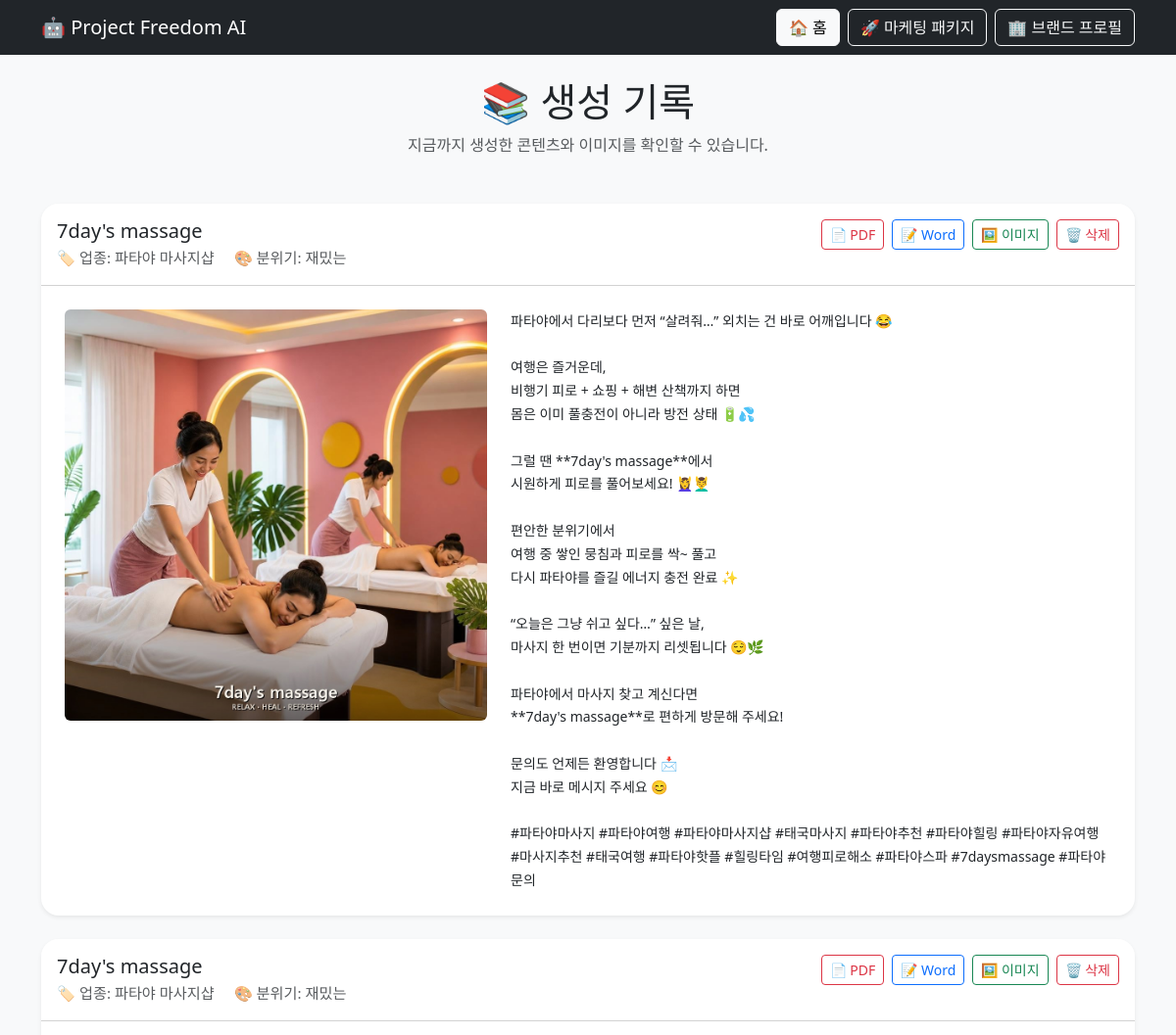
/history (signed in, upper part), run on an earlier commit of the app's database.
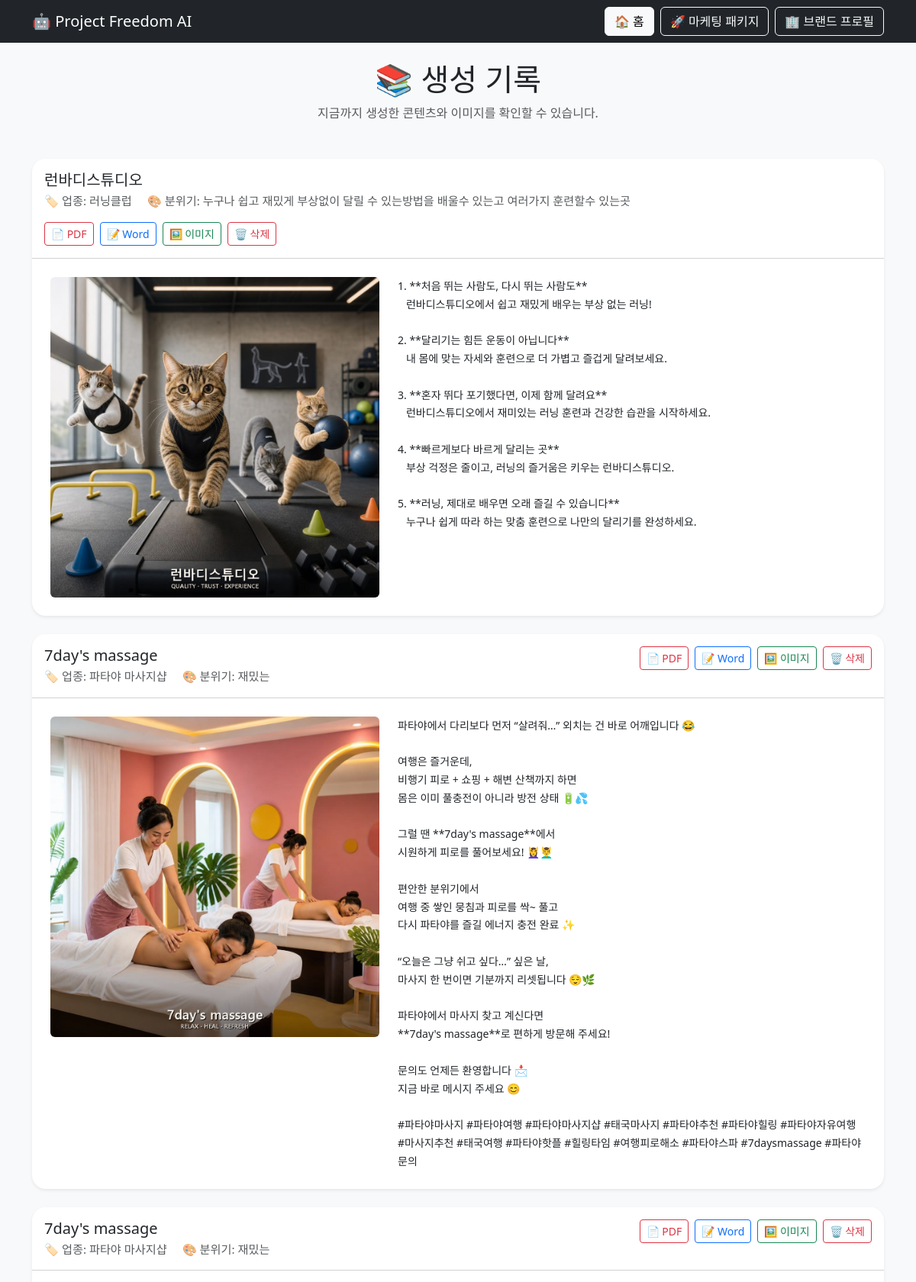
And on a later commit of the database.
### tables this page shows
CREATE TABLE history (
            id INTEGER PRIMARY KEY AUTOINCREMENT,
            business TEXT,
            company TEXT,
            style TEXT,
            result TEXT
        , image_url TEXT, content_type TEXT DEFAULT 'general', package_id TEXT, brand_profile_id INTEGER, created_at TEXT, version INTEGER DEFAULT 1, is_current INTEGER DEFAULT 1, user_id INTEGER);

### routes/history.py (the view)
@history_bp.route("/history")
@login_required
def history():
    history_list = get_history(
        session["user_id"]
    )
    return render_template(
        "history.html",
        history_list=history_list
    )

### database/db.py (called while the page is built)
def _connect():
    return sqlite3.connect(str(DB_PATH))

def get_history(user_id):
    init_db()
    conn = _connect()
    cursor = conn.cursor()
    cursor.execute("""
        SELECT
            id,
            business,
            company,
            style,
            result,
            image_url
        FROM history
        WHERE user_id = ?
        ORDER BY id DESC
    """, (
        user_id,
    ))
    rows = cursor.fetchall()
    conn.close()
    return rows

### routes/auth.py (called while the page is built)
def login_required(view_function):
    @wraps(view_function)
    def wrapped_view(*args, **kwargs):
        if not session.get("user_id"):
            return redirect(
                url_for("auth.login")
            )
        return view_function(
            *args,
            **kwargs
        )
    return wrapped_view

### templates/history.html (shortened to what this page needs)
<!DOCTYPE html>
<html lang="ko">
<head>
    <link
        href="https://cdn.jsdelivr.net/npm/bootstrap@5.3.7/dist/css/bootstrap.min.css"
        rel="stylesheet">
</head>
<body class="bg-light">
<nav class="navbar navbar-expand-lg navbar-dark bg-dark mb-4">
    <div class="container">
        <a
            class="navbar-brand"
            href="/">
            🤖 Project Freedom AI
        </a>
        <div class="d-flex gap-2 flex-wrap">
            <a
                class="btn btn-light"
                href="/">
                🏠 홈
            </a>
            <a
                class="btn btn-outline-light"
                href="/package">
                🚀 마케팅 패키지
            </a>
            <a
                class="btn btn-outline-light"
                href="/profiles">
                🏢 브랜드 프로필
            </a>
        </div>
    </div>
</nav>
<div class="container pb-5">
    <div class="text-center mb-5">
        <h1 class="mb-2">
            📚 생성 기록
        </h1>
        <p class="text-muted mb-0">
            지금까지 생성한 콘텐츠와 이미지를 확인할 수 있습니다.
        </p>
    </div>
    {% if history_list %}
        <div class="row g-4">
            {% for item in history_list %}
            <div class="col-12">
                <div class="card shadow-sm history-card">
                    <div class="card-header bg-white py-3">
                        <div class="d-flex justify-content-between align-items-start flex-wrap gap-3">
                            <div>
                                <h5 class="mb-1">
                                    {{ item[2] or "회사명 없음" }}
                                </h5>
                                <div class="text-muted history-meta">
                                    <span class="me-3">
                                        🏷 업종: {{ item[1] or "-" }}
                                    </span>
                                    <span>
                                        🎨 분위기: {{ item[3] or "-" }}
                                    </span>
                                </div>
                            </div>
                            <div class="d-flex gap-2 flex-wrap">
                                <a
                                    href="/history/download/{{ item[0] }}/pdf"
                                    class="btn btn-sm btn-outline-danger">
                                    📄 PDF
                                </a>
                                <a
                                    href="/history/download/{{ item[0] }}/word"
                                    class="btn btn-sm btn-outline-primary">
                                    📝 Word
                                </a>
                                {% if item[5] %}
                                <a
                                    href="/history/download/{{ item[0] }}/image"
                                    class="btn btn-sm btn-outline-success">
                                    🖼 이미지
                                </a>
                                {% endif %}
                                <form
                                    method="GET"
                                    action="/delete/{{ item[0] }}"
                                    onsubmit="return confirm('이 생성 기록을 정말 삭제할까요?');">
                                    <button
                                        type="submit"
                                        class="btn btn-sm btn-outline-danger">
                                        🗑 삭제
                                    </button>
                                </form>
                            </div>
                        </div>
                    </div>
                    <div class="card-body p-4">
                        {% if item[5] %}
                        <div class="row g-4 align-items-start">
                            <div class="col-lg-5">
                                <img
                                    src="{{ item[5] }}"
                                    class="img-fluid rounded history-image"
                                    alt="생성 이미지">
                            </div>
                            <div class="col-lg-7">
                                <pre class="result-text">{{ item[4] }}</pre>
                            </div>
                        </div>
                        {% else %}
                        <pre class="result-text">{{ item[4] }}</pre>
                        {% endif %}
                    </div>
                </div>
            </div>
            {% endfor %}
        </div>
    {% endif %}
</div>
</body>
</html>

### templates/history.html (style rules this page uses)
.history-image { width: 100%; max-height: 420px; object-fit: cover; }
.result-text { white-space: pre-wrap; font-family: inherit; margin-bottom: 0; line-height: 1.7; }
.history-card { border: 0; border-radius: 18px; overflow: hidden; }
.history-meta { font-size: 0.95rem; }

What changed in the data, as far as the page shows it:
added history: company "런바디스튜디오", business "러닝클럽", style "누구나 쉽고 재밌게 부상없이 달릴 수 있는방법을 배울수 있는고 여러가지 훈련할수 있는곳", image_url (picture), result "1. **처음 뛰는 사람도, 다시 뛰는 사람도** 런바디스튜디오에서 쉽고 재밌게 배우는 부상 없는 러닝! 2. **달리기는 힘든 운동이 아닙니다** 내 몸에 맞는 자세와 훈련으로 더 가볍고 즐겁게 달려보세요. 3. **혼자 뛰다 포기했다면, 이제 함께 달려요** 런바디스튜디오에서 재미있는 러닝 훈련과 건강한 습관을 시작하세요. 4. **빠르게보다 바르게 달리는 곳** 부상 걱정은 줄이고, 러닝의 즐거움은 키우는 런바디스튜디오. 5. **러닝, 제대로 배우면 오래 즐길 수 있습니다** 누구나 쉽게 따라 하는 맞춤 훈련으로 나만의 달리기를 완성하세요."
